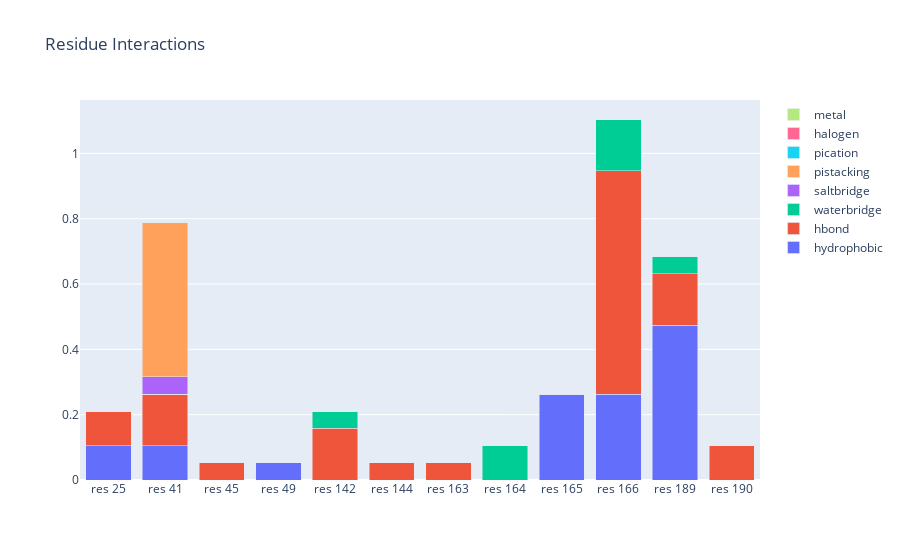

Notebook code cell kept with this figure:
### Markdown cell above
### Bar Chart with Plotly

### Code cell
import plotly.graph_objects as go

# data dictionary

resis=map(str, list(plotdata.index))
resis = ['res '+ s for s in resis]
fig = go.Figure(data=[
    go.Bar(name="hydrophobic", x=resis, y=list(plotdata["hydrophobic"])),
    go.Bar(name="hbond", x=resis, y=list(plotdata["hbond"])),
    go.Bar(name="waterbridge", x=resis, y=list(plotdata["waterbridge"])),
    go.Bar(name="saltbridge", x=resis, y=list(plotdata["saltbridge"])),
    go.Bar(name="pistacking", x=resis, y=list(plotdata["pistacking"])),
    go.Bar(name="pication", x=resis, y=list(plotdata["pication"])),
    go.Bar(name="halogen", x=resis, y=list(plotdata["halogen"])),
    go.Bar(name="metal", x=resis, y=list(plotdata["metal"]))])

# Change the bar mode
fig.update_layout(barmode='stack')
fig.update_layout(title_text='Residue Interactions')
fig.show()

### Figure 1 — Plotly figure (JSON) as saved in the notebook; plotly's stock layout.template omitted (floating-point values rounded to 4 significant figures)
{"data": [{"name": "hydrophobic", "type": "bar", "x": ["res 25", "res 41", "res 45", "res 49", "res 142", "res 144", "res 163", "res 164", "res 165", "res 166", "res 189", "res 190"], "y": [0.1053, 0.1053, 0, 0.05263, 0, 0, 0, 0, 0.2632, 0.2632, 0.4737, 0]}, {"name": "hbond", "type": "bar", "x": ["res 25", "res 41", "res 45", "res 49", "res 142", "res 144", "res 163", "res 164", "res 165", "res 166", "res 189", "res 190"], "y": [0.1053, 0.1579, 0.05263, 0, 0.1579, 0.05263, 0.05263, 0, 0, 0.6842, 0.1579, 0.1053]}, {"name": "waterbridge", "type": "bar", "x": ["res 25", "res 41", "res 45", "res 49", "res 142", "res 144", "res 163", "res 164", "res 165", "res 166", "res 189", "res 190"], "y": [0, 0, 0, 0, 0.05263, 0, 0, 0.1053, 0, 0.1579, 0.05263, 0]}, {"name": "saltbridge", "type": "bar", "x": ["res 25", "res 41", "res 45", "res 49", "res 142", "res 144", "res 163", "res 164", "res 165", "res 166", "res 189", "res 190"], "y": [0, 0.05263, 0, 0, 0, 0, 0, 0, 0, 0, 0, 0]}, {"name": "pistacking", "type": "bar", "x": ["res 25", "res 41", "res 45", "res 49", "res 142", "res 144", "res 163", "res 164", "res 165", "res 166", "res 189", "res 190"], "y": [0, 0.4737, 0, 0, 0, 0, 0, 0, 0, 0, 0, 0]}, {"name": "pication", "type": "bar", "x": ["res 25", "res 41", "res 45", "res 49", "res 142", "res 144", "res 163", "res 164", "res 165", "res 166", "res 189", "res 190"], "y": [0, 0, 0, 0, 0, 0, 0, 0, 0, 0, 0, 0]}, {"name": "halogen", "type": "bar", "x": ["res 25", "res 41", "res 45", "res 49", "res 142", "res 144", "res 163", "res 164", "res 165", "res 166", "res 189", "res 190"], "y": [0, 0, 0, 0, 0, 0, 0, 0, 0, 0, 0, 0]}, {"name": "metal", "type": "bar", "x": ["res 25", "res 41", "res 45", "res 49", "res 142", "res 144", "res 163", "res 164", "res 165", "res 166", "res 189", "res 190"], "y": [0, 0, 0, 0, 0, 0, 0, 0, 0, 0, 0, 0]}], "layout": {"barmode": "stack", "title": {"text": "Residue Interactions"}}}
